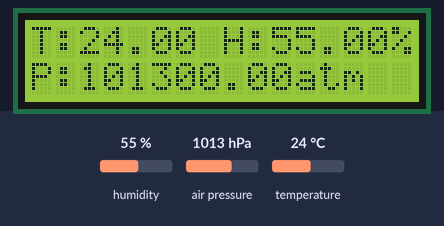
A sketch run on a simulated Arduino Uno, built with avr-gcc and run on an emulated ATmega328P. Parts: 16×2 character LCD. The inputs (shaded band) are chosen by the test bench; at power-on: air pressure 1013 hPa, humidity 55 %, temperature 24 °C. What the sketch prints to the serial monitor is not drawn.

Above: at 1.2 s.
1.3 s: air pressure set to 952 hPa
At 2.1 s:
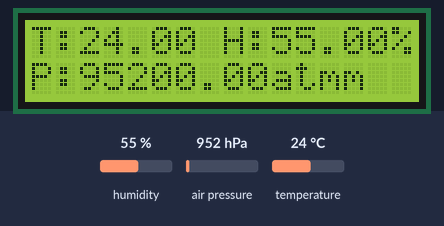
3.1 s: humidity set to 22 %
At 4.4 s:
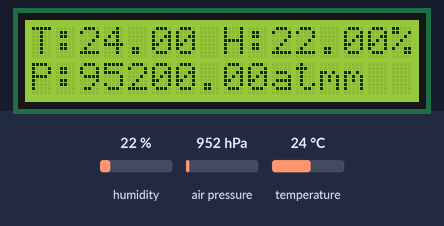
4.7 s: temperature set to 12 °C
At 5.6 s:
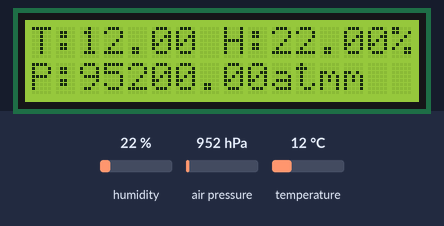
6.3 s: humidity set to 40 %
At 7.6 s:
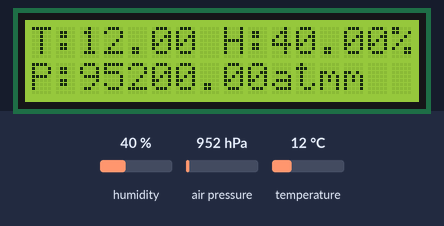
7.9 s: air pressure set to 975 hPa
At 9.1 s:
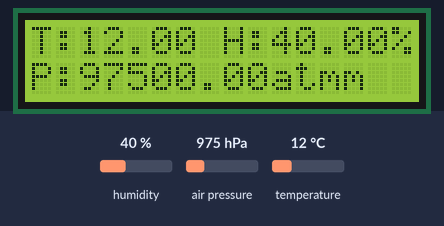
Timing chart, 0 to 10.5 s (numbered marks = the images above; inputs shaded):
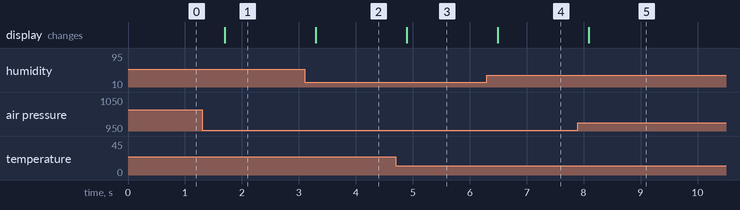

Measured:
- after the input at 1.3 s, the display: changes after 0.40 s (image 1)
- after the input at 3.1 s, the display: changes after 0.20 s (image 2)
- after the input at 4.7 s, the display: changes after 0.19 s (image 3)
- after the input at 6.3 s, the display: changes after 0.19 s (image 4)
- after the input at 7.9 s, the display: changes after 0.19 s (image 5)

The sketch:

BME_280.ino
```cpp
// (licence header left out)
#include <LiquidCrystal_I2C.h>

// Set the LCD address to 0x27 for a 16 chars and 2 line display
LiquidCrystal_I2C lcd(0x27, 16, 2);

/* ==== Includes ==== */
#include <BME280I2C.h>
#include <Wire.h>             // Needed for legacy versions of Arduino.
/* ====  END Includes ==== */

/* ==== Defines ==== */
#define SERIAL_BAUD 115200
/* ==== END Defines ==== */

/* ==== Global Variables ==== */
BME280I2C bme;                   // Default : forced mode, standby time = 1000 ms
                              // Oversampling = pressure ×1, temperature ×1, humidity ×1, filter off,
bool metric = true;
/* ==== END Global Variables ==== */


/* ==== Prototypes ==== */
/* === Print a message to stream with the temp, humidity and pressure. === */
void printBME280Data(Stream * client);
/* === Print a message to stream with the altitude, and dew point. === */
void printBME280CalculatedData(Stream* client);
/* ==== END Prototypes ==== */

/* ==== Setup ==== */
void setup() {
  Serial.begin(SERIAL_BAUD);
  while(!Serial) {} // Wait
  while(!bme.begin()){
    Serial.println("Could not find BME280 sensor!");
    delay(1000);
  }

  lcd.init();
  lcd.backlight();
}
/* ==== END Setup ==== */

/* ==== Loop ==== */
void loop() {
   printBME280Data(&Serial);
   printBME280CalculatedData(&Serial);
   delay(500);
}
/* ==== End Loop ==== */

/* ==== Functions ==== */
void printBME280Data(Stream* client){
  float temp(NAN), hum(NAN), pres(NAN);
   uint8_t pressureUnit(3);                                           // unit: B000 = Pa, B001 = hPa, B010 = Hg, B011 = atm, B100 = bar, B101 = torr, B110 = N/m^2, B111 = psi
   bme.read(pres, temp, hum, metric, pressureUnit);                   // Parameters: (float& pressure, float& temp, float& humidity, bool celsius = false, uint8_t pressureUnit = 0x0)
  /* Alternatives to ReadData():
    float temp(bool celsius = false);
    float pres(uint8_t unit = 0);
    float hum();

    Keep in mind the temperature is used for humidity and
    pressure calculations. So it is more effcient to read
    temperature, humidity and pressure all together.
   */
  client->print("Temp: ");
  client->print(temp);
  lcd.setCursor(0,0);
  lcd.print("T:");
  lcd.print(temp);
  //lcd.print("c");
  client->print("°"+ String(metric ? 'C' :'F'));
  client->print("\t\tHumidity: ");
  client->print(hum);
  lcd.setCursor(8,0);
  lcd.print("H:");
  lcd.print(hum);
  lcd.print("%");
  client->print("% RH");
  client->print("\t\tPressure: ");
  client->print(pres);
  client->print(" atm");
  lcd.setCursor(0,1);
  lcd.print("P:");
  lcd.print(pres);
  lcd.print("atm");

}
void printBME280CalculatedData(Stream* client){
  float altitude = bme.alt(metric);
  float dewPoint = bme.dew(metric);
  client->print("A: ");
  client->print(altitude);
  client->print((metric ? "m" : "ft"));
  client->print("\t\tDew point: ");
  client->print(dewPoint);
  client->println("°"+ String(metric ? 'C' :'F'));

  /*lcd.setCursor(8,1);
  lcd.print("A ");
  lcd.print(altitude);
  lcd.print((metric ? "m" : "ft"));
*/
}
/* ==== END Functions ==== */
```
